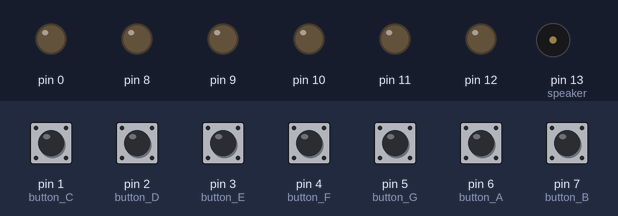
This sketch was run on a simulated Arduino Uno, built with avr-gcc and run on an emulated ATmega328P. On the bench: output pins drawn as LEDs (lit = HIGH), buzzer (waves = sounding). The test bench sets the inputs (shaded band); at power-on: pin 1 (button_C), pin 2 (button_D), pin 3 (button_E), pin 4 (button_F), pin 5 (button_G), pin 6 (button_A), pin 7 (button_B) LOW.

Above: at 1.2 s.
1.3 s: pin 1 (button_C) pulled HIGH for 0.15 s
At 1.9 s:
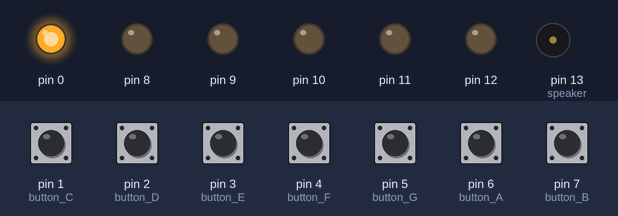
3.8 s: pin 2 (button_D) pulled HIGH for 0.15 s
At 3.93 s:
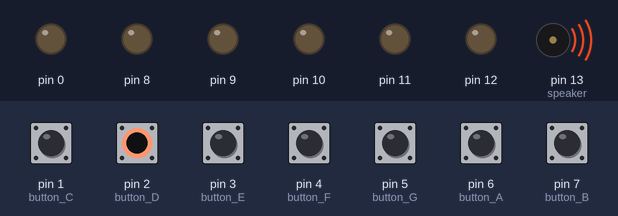
5.5 s: pin 1 (button_C) pulled HIGH for 1 s
At 7.0 s:
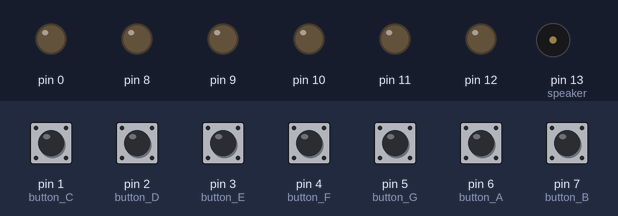
Timing chart, 0 to 8.5 s (numbered marks = the images above; inputs shaded):
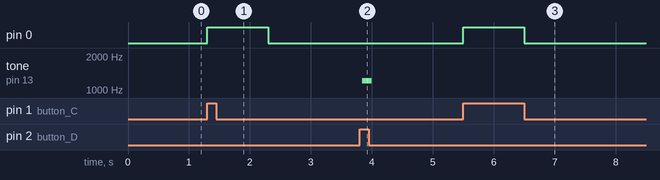

Measured:
- after the input at 1.3 s, pin 0: LOW → HIGH at once, → LOW 1.0 s later
- after the input at 3.8 s, tone on pin 13 (speaker): silent → 1209 Hz at once, → silent 0.16 s later
- after the input at 5.5 s, pin 0: LOW → HIGH at once, → LOW 1.0 s later

The sketch:

BatMan.ino
```cpp
// Feedback by ambI;
// Add comments, author, purpose of each line
//write some fubctions


int button_C = 1; // declaring the pins
int button_D = 2;
int button_E = 3;
int button_F = 4;
int button_G = 5;
int button_A = 6;
int button_B = 7;


int speaker = 13; // pizo speaker output

int buttonstate_C = 0;
int buttonstate_D = 0;
int buttonstate_E = 0;
int buttonstate_F = 0;
int buttonstate_G = 0;
int buttonstate_A = 0;
int buttonstate_B = 0;
//int buttonstate_Cup = 0;


int tones[] = { 293.66,329.66,349.23,392.00,440.00,493.88,523.25 }; // the frequency of notes.
int Cur_tone = 0;

void setup()
{
  pinMode(button_C, INPUT); // declaring if it's an input or output
  pinMode(button_D, INPUT);
  pinMode(button_E, INPUT);
  pinMode(button_F, INPUT);
  pinMode(button_G, INPUT);
  pinMode(button_A, INPUT);
  pinMode(button_B, INPUT);

  pinMode(0,OUTPUT);
  pinMode (8,OUTPUT);
  pinMode (9,OUTPUT);
  pinMode (10,OUTPUT);
  pinMode (11,OUTPUT);
  pinMode (12,OUTPUT);

pinMode(speaker, OUTPUT);
}
void loop()
{
	buttonstate_C = digitalRead(button_C); // connecting the buttons to the digital read.
	buttonstate_D = digitalRead(button_D);
	buttonstate_E = digitalRead(button_E);
	buttonstate_F = digitalRead(button_F);
	buttonstate_G = digitalRead(button_G);
	buttonstate_A = digitalRead(button_A);
	buttonstate_B = digitalRead(button_B);


	processuserInput();

}

//this fucntipon does abcccccccccc
void processuserInput(){
if((buttonstate_C == HIGH) || (buttonstate_E == HIGH) ||  // using IF statment to make a function
		(buttonstate_G == HIGH) || (buttonstate_D == HIGH) ||
		(buttonstate_F == HIGH) || (buttonstate_A == HIGH) ||
		(buttonstate_B == HIGH)  )
	{
		if (buttonstate_C == HIGH)  // If a button is pressed the note will play.
 		{
			Cur_tone = tones[0];

                        digitalWrite(0,HIGH);

                        delay (1000);

                        digitalWrite(0,LOW);
		}
		if (buttonstate_E == HIGH)
		{
			Cur_tone = tones[1];
		}
		if (buttonstate_G == HIGH)
		{
			Cur_tone = tones[2];
		}
		if (buttonstate_D == HIGH)
		{
			Cur_tone = tones[3];
		}
		if (buttonstate_F == HIGH)
		{
			Cur_tone = tones[4];
		}
		if (buttonstate_A == HIGH)
		{
			Cur_tone = tones[5];
		}
		if (buttonstate_B == HIGH)
		{
			Cur_tone = tones[6];
		}

          speakerrun();

  }
	else
	{
		digitalWrite(speaker, LOW); // if a button is not pressed speaker won't make a sound

}

}

//this fucntipon does abcccccccccc
void speakerrun(){
                digitalWrite(speaker, HIGH);
		delayMicroseconds(Cur_tone);
		digitalWrite(speaker, LOW);
		delayMicroseconds(Cur_tone);

}
```
